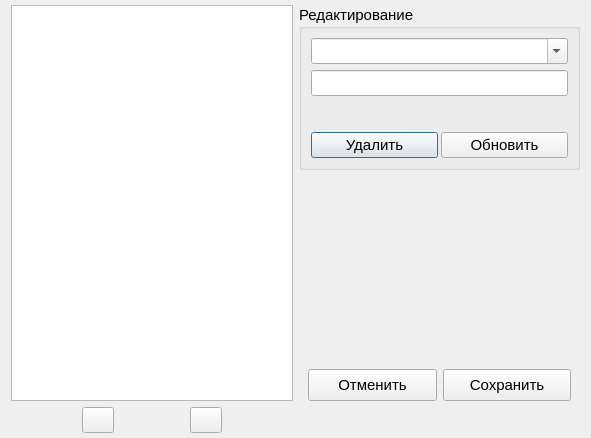
<?xml version="1.0" encoding="UTF-8"?>
<ui version="4.0">
 <class>Dialog_Subject</class>
 <widget class="QDialog" name="Dialog_Subject">
  <property name="geometry">
   <rect>
    <x>0</x>
    <y>0</y>
    <width>591</width>
    <height>438</height>
   </rect>
  </property>
  <property name="font">
   <font>
    <pointsize>11</pointsize>
   </font>
  </property>
  <property name="windowTitle">
   <string>Дисиплины</string>
  </property>
  <layout class="QGridLayout" name="gridLayout_2" rowstretch="0,3,0,0">
   <property name="topMargin">
    <number>5</number>
   </property>
   <property name="bottomMargin">
    <number>5</number>
   </property>
   <item row="0" column="1">
    <widget class="QGroupBox" name="groupBox_Edit">
     <property name="title">
      <string>Редактирование</string>
     </property>
     <layout class="QGridLayout" name="gridLayout">
      <item row="6" column="1">
       <widget class="QFrame" name="frame">
        <layout class="QHBoxLayout" name="horizontalLayout">
         <property name="spacing">
          <number>3</number>
         </property>
         <property name="leftMargin">
          <number>0</number>
         </property>
         <property name="topMargin">
          <number>0</number>
         </property>
         <property name="rightMargin">
          <number>0</number>
         </property>
         <property name="bottomMargin">
          <number>0</number>
         </property>
         <item>
          <widget class="QPushButton" name="btn_Delete">
           <property name="text">
            <string>Удалить</string>
           </property>
           <property name="iconSize">
            <size>
             <width>24</width>
             <height>24</height>
            </size>
           </property>
          </widget>
         </item>
         <item>
          <widget class="QPushButton" name="btn_Update">
           <property name="text">
            <string>Обновить</string>
           </property>
           <property name="iconSize">
            <size>
             <width>24</width>
             <height>24</height>
            </size>
           </property>
          </widget>
         </item>
        </layout>
       </widget>
      </item>
      <item row="2" column="1">
       <widget class="QComboBox" name="comboBox_Subjects">
        <property name="editable">
         <bool>true</bool>
        </property>
       </widget>
      </item>
      <item row="5" column="1">
       <spacer name="verticalSpacer">
        <property name="orientation">
         <enum>Qt::Vertical</enum>
        </property>
        <property name="sizeHint" stdset="0">
         <size>
          <width>20</width>
          <height>30</height>
         </size>
        </property>
       </spacer>
      </item>
      <item row="3" column="1">
       <widget class="QLineEdit" name="lineEdit_Subjects"/>
      </item>
     </layout>
    </widget>
   </item>
   <item row="0" column="0" rowspan="3">
    <widget class="QListWidget" name="listWidget_Subjects">
     <property name="font">
      <font>
       <pointsize>11</pointsize>
      </font>
     </property>
    </widget>
   </item>
   <item row="1" column="1">
    <spacer name="verticalSpacer_2">
     <property name="orientation">
      <enum>Qt::Vertical</enum>
     </property>
     <property name="sizeHint" stdset="0">
      <size>
       <width>20</width>
       <height>40</height>
      </size>
     </property>
    </spacer>
   </item>
   <item row="3" column="0">
    <widget class="QFrame" name="frame">
     <layout class="QHBoxLayout" name="horizontalLayout_2">
      <property name="spacing">
       <number>5</number>
      </property>
      <property name="leftMargin">
       <number>0</number>
      </property>
      <property name="topMargin">
       <number>0</number>
      </property>
      <property name="rightMargin">
       <number>0</number>
      </property>
      <property name="bottomMargin">
       <number>0</number>
      </property>
      <item>
       <widget class="QPushButton" name="btn_RemoveLine">
        <property name="minimumSize">
         <size>
          <width>24</width>
          <height>24</height>
         </size>
        </property>
        <property name="maximumSize">
         <size>
          <width>32</width>
          <height>32</height>
         </size>
        </property>
        <property name="text">
         <string/>
        </property>
        <property name="iconSize">
         <size>
          <width>24</width>
          <height>24</height>
         </size>
        </property>
       </widget>
      </item>
      <item>
       <widget class="QPushButton" name="btn_AddLine">
        <property name="minimumSize">
         <size>
          <width>24</width>
          <height>24</height>
         </size>
        </property>
        <property name="maximumSize">
         <size>
          <width>32</width>
          <height>32</height>
         </size>
        </property>
        <property name="text">
         <string/>
        </property>
        <property name="iconSize">
         <size>
          <width>24</width>
          <height>24</height>
         </size>
        </property>
       </widget>
      </item>
     </layout>
    </widget>
   </item>
   <item row="2" column="1">
    <widget class="QFrame" name="frame">
     <layout class="QHBoxLayout" name="horizontalLayout_3">
      <property name="bottomMargin">
       <number>0</number>
      </property>
      <item>
       <widget class="QPushButton" name="btn_Cancel">
        <property name="minimumSize">
         <size>
          <width>0</width>
          <height>32</height>
         </size>
        </property>
        <property name="text">
         <string>Отменить</string>
        </property>
        <property name="iconSize">
         <size>
          <width>24</width>
          <height>24</height>
         </size>
        </property>
       </widget>
      </item>
      <item>
       <widget class="QPushButton" name="btn_Accept">
        <property name="minimumSize">
         <size>
          <width>0</width>
          <height>32</height>
         </size>
        </property>
        <property name="text">
         <string>Сохранить</string>
        </property>
        <property name="iconSize">
         <size>
          <width>24</width>
          <height>24</height>
         </size>
        </property>
       </widget>
      </item>
     </layout>
    </widget>
   </item>
  </layout>
 </widget>
 <resources/>
 <connections/>
</ui>
